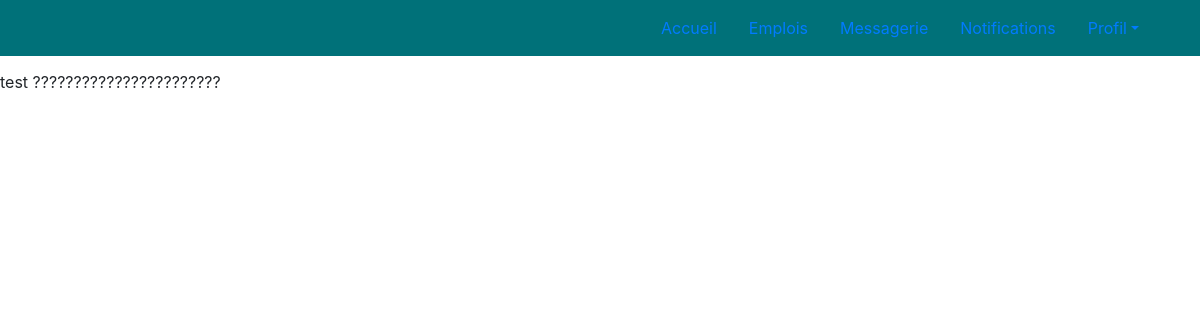
The page /profile.php on the database as committed earlier.
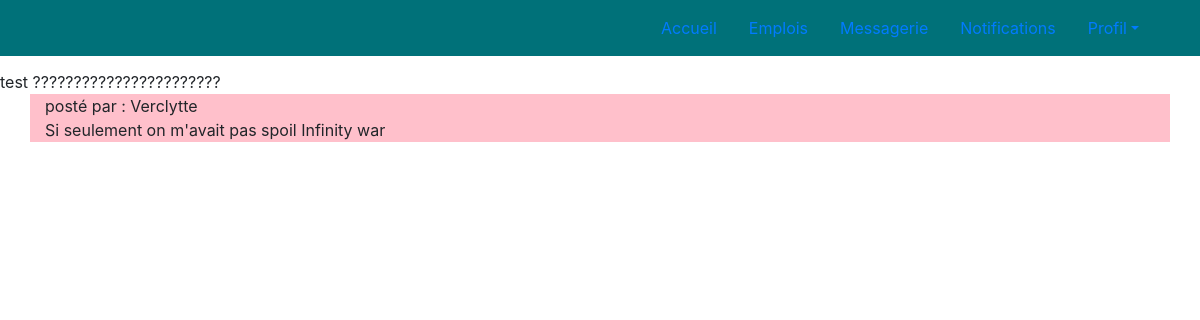
The same page on the database as committed later.
### tables this page shows
CREATE TABLE IF NOT EXISTS `publication` (
  `ID_author` int(11) NOT NULL,
  `ID_post` int(11) NOT NULL AUTO_INCREMENT,
  `date` date NOT NULL,
  `time` time DEFAULT NULL,
  `visibility` varchar(20) NOT NULL DEFAULT 'Public',
  `location` varchar(50) DEFAULT NULL,
  `emotion` varchar(20) DEFAULT NULL,
  `text` text NOT NULL,
  `ID_media` int(11) DEFAULT NULL,
  `nb_like` int(11) DEFAULT NULL,
  PRIMARY KEY (`ID_post`)
);

CREATE TABLE IF NOT EXISTS `user` (
  `ID_user` int(11) NOT NULL AUTO_INCREMENT,
  `name` varchar(20) NOT NULL,
  `first_name` varchar(20) NOT NULL,
  `email` varchar(50) NOT NULL,
  `password` text NOT NULL,
  `type` varchar(20) NOT NULL,
  `pseudo` varchar(20) NOT NULL,
  `profile_pic` varchar(50) NOT NULL,
  `header_pic` varchar(50) NOT NULL,
  `creation_date` date NOT NULL,
  KEY `ID_user` (`ID_user`)
);

### post.php (the view)
<div class="container" style="background-color: pink;">
           <?php
            echo "posté par : ".$data["author"]."<br>";
            echo "".$data["text"]."<br>";
             ?>
</div>

### profile.php (shortened to what this page needs)
<!DOCTYPE html>
<html lang="en">
<head>
	<link href="global.css" rel="stylesheet" type="text/css" />
	<link rel="stylesheet" href="https://stackpath.bootstrapcdn.com/bootstrap/4.1.0/css/bootstrap.min.css">
</head>
<body>
<header>
  <div><?php include ("menu.php"); ?>
   </div>
</header>
<?php
 $user_name = "root";
    $password = "";
    $database = "eceperanto";
    $server = "127.0.0.1";
    $db_handle=mysqli_connect($server,$user_name,$password);
    $db_found=mysqli_select_db($db_handle, $database);
    if(!$db_found){
        echo("database erreur");
    }
    else {
        echo(" test ???????????????????????");
        $sql="SELECT publication.text, u1.name AS author, u2.name AS utilisator
		FROM publication
		INNER JOIN user u1 ON u1.ID_user = publication.ID_author
		INNER JOIN post ON post.ID_post = publication.ID_post
		INNER JOIN user u2 ON u2.ID_user = post.ID_user
		WHERE u2.ID_user =1";
		$res=mysqli_query($db_handle, $sql);
		while ($data = mysqli_fetch_assoc($res) )
		{
			include ("post.php");
			echo "<br />";
		}
	}
?>
</body>
</html>

### menu.php (shortened to what this page needs)
<nav class="navbar navbar-expand-lg fixed-top" style="background-color: #007179;">
    <div class="container justify-content-end">
        <ul class="nav">
            <li class="nav-item">
                <a class="nav-link" href="home.php">Accueil</a></li>
            <li class="nav-item">
                <a class="nav-link" href="#">Emplois</a></li>
            <li class="nav-item">
                <a class="nav-link" href="#">Messagerie</a></li>
            <li class="nav-item">
                <a class="nav-link" href="#">Notifications</a></li>
            <li class="nav-item dropdown">
                <a class="nav-link dropdown-toggle"  data-toggle="dropdown" href="#"  aria-haspopup="true" aria-expanded="false">Profil</a>
            </li>
        </ul>
    </div>
</nav>

### global.css (style rules this page uses)
body { padding-top: 70px; }

Rows that differ between the two databases and show on the page:
added publication: ID_author.name "Verclytte", text "Si seulement on m'avait pas spoil Infinity war"
